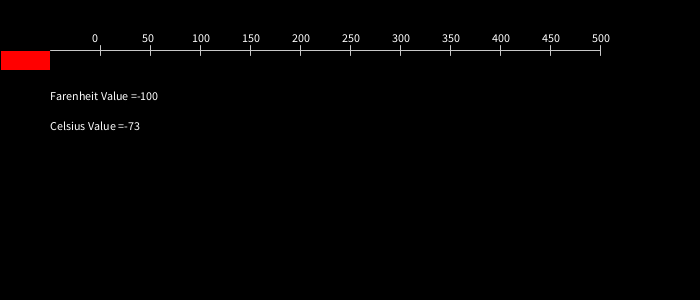
Frame 1 (no input)
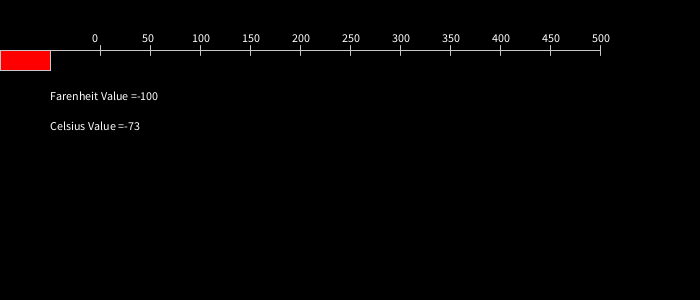
Frame 60 (the mouse pressed at the canvas centre just before this capture)
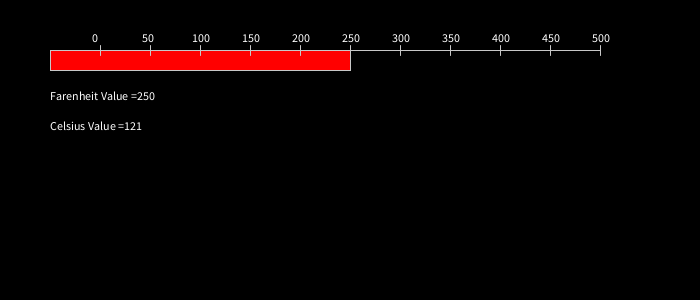
Frame 120 (the mouse held since frame 60 and released just before this capture)

The Processing sketch that drew these frames (run headless with seeded random() and noise(); from frame 60 on, the mouse is pressed at the canvas centre):

// Processing sketch: tempConverter
// ── tempConverter.pde
void setup() {
  size(700,300);
}

void draw() {
  background(128);
  changeToFar(mouseX-100);
  fill(255,0,0);
  rect(50,50,mouseX-50,20);
  drawReference(100,50);
  
  /*line(50,50,400,50);
  text("F:"+ mouseX + "Cel: " + tempConverter(mouseX),mouseX , mouseY);
  println(tempConverter(mouseX)); */
}

void drawReference(int xpos, int ypos) {
  fill(255);
  stroke(200);
  line(xpos-50,ypos,600,ypos);
  for(int i = 0; i <501; i=i+50){
    line(xpos+i,ypos-5,xpos+i,ypos+5);
    text(i,xpos+i-8, ypos-8);
  }
}

float changeToFar(float value) {
  value = (value - 32) * 5/9;
  background(0);
  fill(255);
  text("Farenheit Value =" + int(mouseX-100), 50,100);
  text("Celsius Value =" + int(value), 50,130);
  return value;
}

/*float tempConverter(float val) {
  val = (val - 32) * 5/9;
  return val;
}*/
